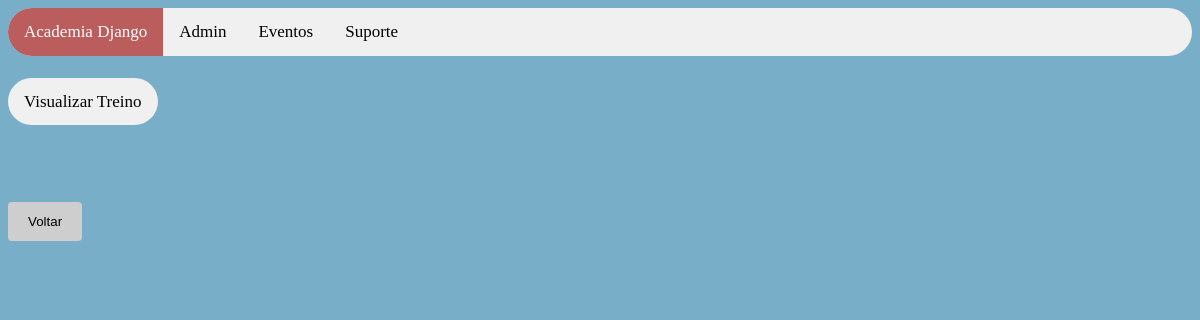
Before: /sistema/visualizar_treino/8 with the older database file.
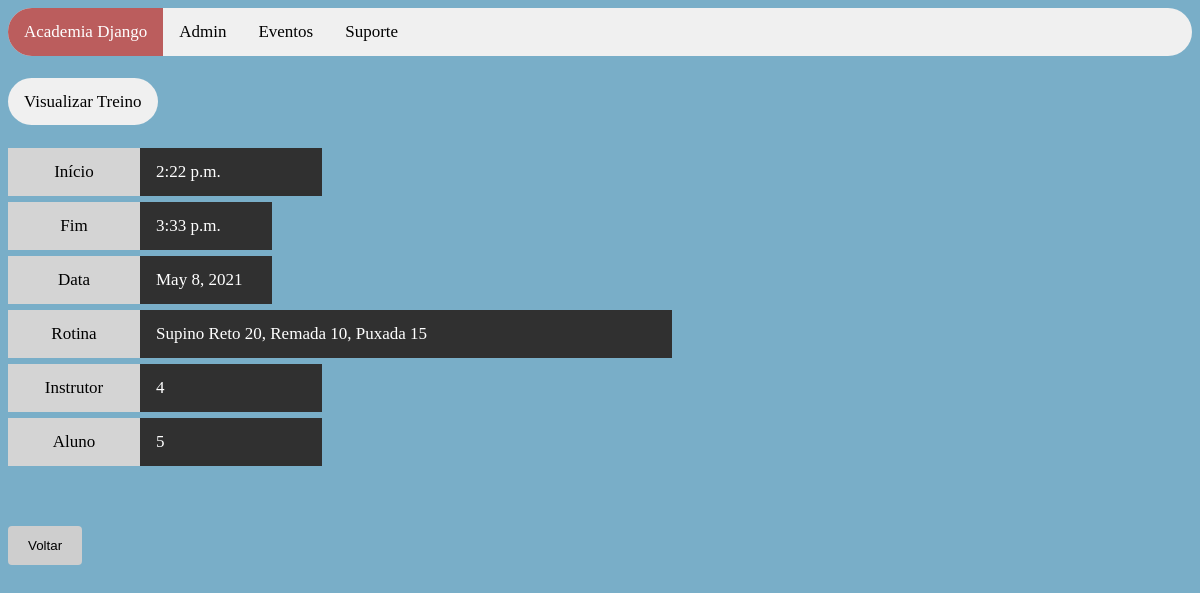
After: the same page with the newer database file.
### sistema/models.py (models this page shows)
class Treino(models.Model):
    hora_inicio_treino = models.TimeField(
        auto_now = False,
        auto_now_add = False,
        null = True
    )
    hora_fim_treino = models.TimeField(
        auto_now = False,
        auto_now_add = False,
        null = True
    )
    data_treino = models.DateField(
        null = True,
        blank = True
    )
    rotina = models.CharField(
        max_length = 500,
        null = False,
        blank = False
    )
    cod_instrutor = models.OneToOneField(
        'Instrutor',
        on_delete = models.CASCADE,
        related_name = '+',
        null = True,
        blank = True
    )
    cod_aluno = models.OneToOneField(
        'Aluno',
        on_delete = models.CASCADE,
        related_name = '+',
        null = True,
        blank = True
    )
    objects = models.Manager()

### sistema/views.py (the view)
# urls.py: path('visualizar_treino/<int:user_id>', views.visualizar_treino, name='visualizar_treino'),
def visualizar_treino(request, user_id):
    if request.method == 'GET':
        treinos = Treino.objects.filter(id=user_id)
        contexto = {
            'treinos': treinos
        }
    return render(request, 'visualizar_treino.html', contexto)

### sistema/templates/visualizar_treino.html (shortened to what this page needs)
{% load static %}
 <!DOCTYPE html>
<html>
<head>
    <link rel="stylesheet" href=" {% static 'css/style.css' %} "/>
</head>
<body>
<div class="topnav">
    <a class="active" href="http://{{request.get_host}}/sistema/inicio">Academia Django</a>
    <a href="http://{{request.get_host}}/admin" target="_blank">Admin</a>
    <a href="#emconstrucao">Eventos</a>
    <a href="mailto:suporte@academiadjango.com">Suporte</a>
</div>
<br/><br/>
    <a style="background-color: #f0f0f0;color: #000; border-radius: 25px; padding: 14px 16px; text-align: center; float: center; font-size: 17px;"> Visualizar Treino </a>
<br/><br/><br/>
{% for treinos in treinos %}
<a style="background-color: #d4d4d4;color: #000; width: 100px; padding: 14px 16px; text-align: center; float: left; font-size: 17px;">Início </a>
<a style="background-color: #303030;color: #fff; width: 150px; max-width: 500px; padding: 14px 16px; text-align: left; float: left; font-size: 17px;"> {{treinos.hora_inicio_treino}}  </a>
<br/><br/><br/>
<a style="background-color: #d4d4d4;color: #000; width: 100px; padding: 14px 16px; text-align: center; float: left; font-size: 17px;">Fim </a>
<a style="background-color: #303030;color: #fff; width: 100px; padding: 14px 16px; text-align: left; float: left; font-size: 17px;"> {{treinos.hora_fim_treino}}  </a>
<br/><br/><br/>
<a style="background-color: #d4d4d4;color: #000; width: 100px; padding: 14px 16px; text-align: center; float: left; font-size: 17px;">Data </a>
<a style="background-color: #303030;color: #fff; width: 100px; padding: 14px 16px; text-align: left; float: left; font-size: 17px;"> {{treinos.data_treino}}  </a>
<br/><br/><br/>
<a style="background-color: #d4d4d4;color: #000; width: 100px; padding: 14px 16px; text-align: center; float: left; font-size: 17px;">Rotina </a>
<a style="background-color: #303030;color: #fff; width: 500px; max-width: 1500px; padding: 14px 16px; text-align: left; float: left; font-size: 17px;"> {{treinos.rotina}}  </a>
<br/><br/><br/>
<a style="background-color: #d4d4d4;color: #000; width: 100px; padding: 14px 16px; text-align: center; float: left; font-size: 17px;">Instrutor </a>
<a style="background-color: #303030;color: #fff; width: 150px; padding: 14px 16px; text-align: left; float: left; font-size: 17px;"> {{treinos.cod_instrutor_id}} </a>
<br/><br/><br/>
<a style="background-color: #d4d4d4;color: #000; width: 100px; padding: 14px 16px; text-align: center; float: left; font-size: 17px;">Aluno </a>
<a style="background-color: #303030;color: #fff; width: 150px; padding: 14px 16px; text-align: left; float: left; font-size: 17px;"> {{treinos.cod_aluno_id}}  </a>
<br/><br/><br/>
{% endfor %}
<br/><br/><br/>
    <form action="http://{{request.get_host}}/sistema/inicio">
    <input type="submit" value="Voltar">
    </form>
</body>
</html>

Changed rows visible on the page:
added Treino: hora_inicio_treino "2:22 p.m.", hora_fim_treino "3:33 p.m.", data_treino "May 8, 2021", rotina "Supino Reto 20, Remada 10, Puxada 15", cod_instrutor_id "4", cod_aluno_id "5"
